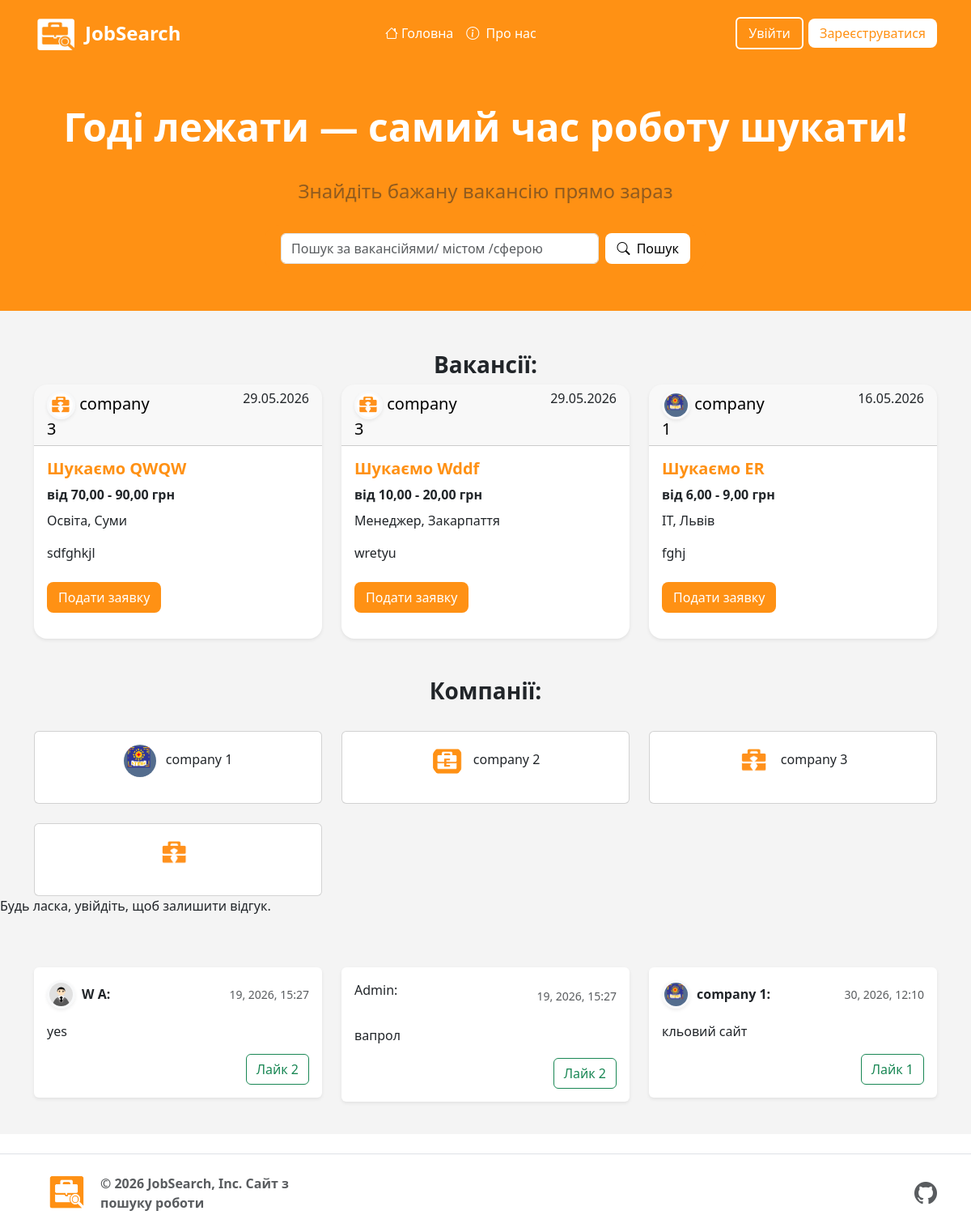
/, run on an earlier commit of the app's database.
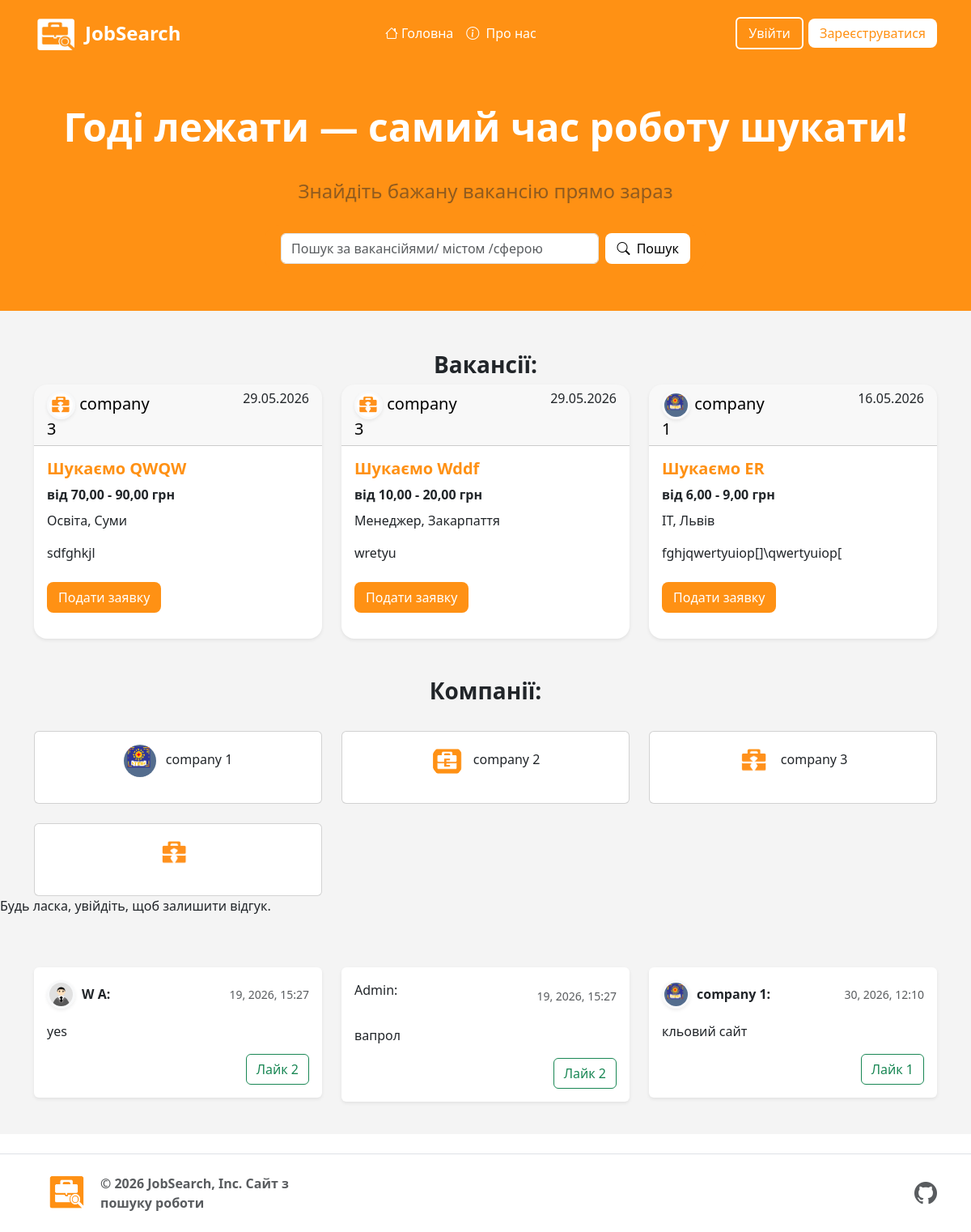
And on a later commit of the database.
### project/models.py (models this page shows, shortened)
class Vacancy(models.Model):
    title = models.CharField(max_length=256)#Заголовок
    description = models.TextField()#опис
    description1 = models.TextField(null=True, blank=True)#опис
    description2 = models.TextField(null=True, blank=True)#опис
    link = models.URLField(max_length=500, null=True, blank=True)
    company = models.ForeignKey(EmployerProfile, on_delete=models.CASCADE, related_name="vacancies")
    image = models.ImageField(upload_to='vacancies/images/',  null=True, blank=True)
    price_start = models.DecimalField(max_digits=10, decimal_places=2, null=True, blank=True)
    price_end = models.DecimalField(max_digits=10, decimal_places=2, null=True, blank=True)
    category = models.ForeignKey(Category, on_delete=models.SET_NULL, null=True)
    employment_type = models.CharField(max_length=20, choices=EMPLOYMENT_CHOICES, default='full_time', verbose_name="Тип зайнятості")
    work_format = models.CharField(max_length=20, choices=WORK_FORMAT_CHOICES, default='office', verbose_name="Формат роботи")
    experience = models.CharField(max_length=20, choices=EXPERIENCE_CHOICES, default='no_experience', verbose_name="Досвід роботи")
    city = models.ForeignKey(City, on_delete=models.SET_NULL, related_name="vacancies", null=True)
    street = models.CharField(max_length=255, verbose_name="Вулиця")
    house_number = models.CharField(max_length=20, blank=True, null=True, verbose_name="Будинок / Офіс")
    date = models.DateTimeField(auto_now_add=True)#дата створення
    updated_at = models.DateTimeField(auto_now=True, verbose_name="Дата оновлення")
    class Meta:
        ordering = ['-date']

class Category(models.Model):
    name = models.CharField(max_length=150)
    def __str__(self):
        return self.name

class City(models.Model):
    name = models.CharField(max_length=100)
    def __str__(self):
        return self.name

### auth_system/models.py (models this page shows)
class EmployerProfile(models.Model):
    TYPES_CHOICES = (
        ('private', 'Приватна особа'),
        ('company', 'Компанія'),
    )
    user = models.OneToOneField(User, on_delete=models.CASCADE, related_name='employer')
    employer_type = models.CharField(max_length=10, choices=TYPES_CHOICES, default='private')#тип роботодавця
    name_company = models.CharField(max_length=20)#назва компанії
    email = models.EmailField(max_length=254, blank=True, null=True)
    role = models.CharField(choices=ROLE_CHOICES, max_length=20, default='Employer')#роль
    description = models.TextField()#опис
    logo = models.ImageField(upload_to='company_logos/', blank=True, null=True)#логотип
    referral_company = models.ForeignKey('project.Category', on_delete=models.SET_NULL, null=True)#направлення компаній
    hq_location = models.CharField(max_length=255, blank=True, null=True, verbose_name="Головний офіс (Місто, Країна)")
    website = models.URLField(max_length=200, null=True, blank=True)#посилання на сайт компаній
    def __str__(self):
        return self.name_company
    @property
    def img_logo(self):
        if self.employer_type == 'company':
            if self.logo:
                return self.logo.url
            else:
                return '/static/image/e-logo.png'
        else:
            return '/static/image/i-logo.png'

### project/views.py (the view, shortened to what this page needs)
# urls.py: path('', views.Job_ListView.as_view(), name='job_list'),
class Job_ListView(ListView):
    model = Vacancy
    form_class = Response_CreatFrom
    context_object_name = "jobs"
    template_name = "jobs/job_list.html"
    def get_context_data(self, **kwargs):
        context = super().get_context_data(**kwargs)
        context['all_responses'] = Response.objects.all()
        context['company_al'] = EmployerProfile.objects.all()
        context['latest_objects'] = Vacancy.objects.order_by('-date')[:3]
        user_already_responded = False
        if self.request.user.is_authenticated:
            user_already_responded = Response.objects.filter(author=self.request.user).exists()
        context['search_form'] = Vacancy_SurchFrom()
        if self.request.user.is_authenticated:
            context['user_already_responded'] = user_already_responded
        context['response_form'] = self.form_class()
        return context

### project/forms.py
class Response_CreatFrom(forms.ModelForm):
    class Meta:
        model = Response
        fields = ['content']
        widgets = {'content': forms.Textarea(attrs={
            'class': 'form-control',
            'placeholder': 'Додайте коментар',
            'rows': 4
        })}

### auth_system/models.py (called while the page is built)
    @property
    def img_avatar(self):
        if self.avatar:
            return self.avatar.url
        if self.gender == 'Men':
            if self.op == 'Yes':
                return '/static/image/men-op.png'
            else:
                return '/static/image/men.png'
        else:
            if self.op == 'Yes':
                return '/static/image/women-op.png'
            else:
                return '/static/image/women.png'

### templates/jobs/job_list.html (shortened to what the changed rows need)
{% extends 'base.html' %}
{% load static %}
{% block content %}
<section class="search-hero py-5 text-center text-white">
    <div class="container">
        <h1 class="display-5 fw-bold">Годі лежати — самий час роботу шукати!</h1>
        <br>
    </div>
</section>
<div class="container mb-5">
    <div class="row row-cols-1 row-cols-sm-2 row-cols-md-3 g-4">
        {% for jo in latest_objects %}
            <div class="col position-relative">
                <div class="card h-100 mb-3 mx-auto shadow-sm mb-3 border-0 rounded-4 overflow-hidden">
                  <h5 class="card-header ">
                    <div class="row gx-5">
                        <div class="col position-relative" style="z-index: 2;">
                            <img src="{{ jo.company.img_logo }}" alt="Avatar"
                             class="rounded-circle img-fluid border border-3 border-light shadow-sm"
                             style="width: 35px; height: 35px; object-fit: cover;">
                            <a href="{% url 'job_company' %}">{{ jo.company }}</a>
                        </div>
                        <div class="col">
                            <div class="text-end fs-6">{{ jo.date|date:"d.m.Y" }}</div>
                        </div>
                    </div>
                  </h5>
                  <div class="card-body">
                    <h5 class="mb-2 fw-bold card-title">
                        <a href="{% url 'job_datail' pk=jo.id %}" class="stretched-link text-site text-decoration-none ">
                            Шукаємо {{ jo.title }}
                        </a>
                    </h5>
                    <div class="mb-2 fw-bold">
                        від {{ jo.price_start }} - {{ jo.price_end }} грн
                    </div>
                    <div class="mb-1">
                        <p class="fs-6">{{ jo.category }}, {{ jo.city }}</p>
                    </div>
                    <div class="mb-4 text-truncate">
                        {{ jo.description }}
                    </div>
                                 <div class="position-relative mt-auto" style="z-index: 2;">
                        {% if user.employer.name_company %}
                            {% if user == jo.company.user %}
                                <div class="d-flex flex-column gap-2 mt-2 ">
                                    <p class="mb-1 fw-bold">Заявок <span class="badge bg-primary">{{ jo.applications.count }}</span></p>
                                    <div class="d-flex gap-2">
                                    <a href="{% url 'job_update' jo.pk %}" class="btn btn-warning fw-bold">
                                        Редагувати
                                    </a>
                                    <a href="{% url 'job_delete' jo.pk %}" class="btn btn-danger fw-bold">Видалити</a>
                                    </div>
                                </div>
                            {% endif %}
                        {% else %}
                            <a href="{% url 'apply_for_job' jo.id %}" class="btn-L card-btn ">
                                Подати заявку
                            </a>
                        {% endif %}
                        </div>
                  </div>
                </div>
            </div>
        {% empty %}
            <div class="col-12 text-center">
                <p>Свіжих вакансій поки немає.</p>
            </div>
        {% endfor %}
    </div>
</div>
<br>
<br>
    <br>
{% endblock %}

What changed in the data, as far as the page shows it:
changed Vacancy "ER": description "fghj" → "fghjqwertyuiop[]\\qwertyuiop["
